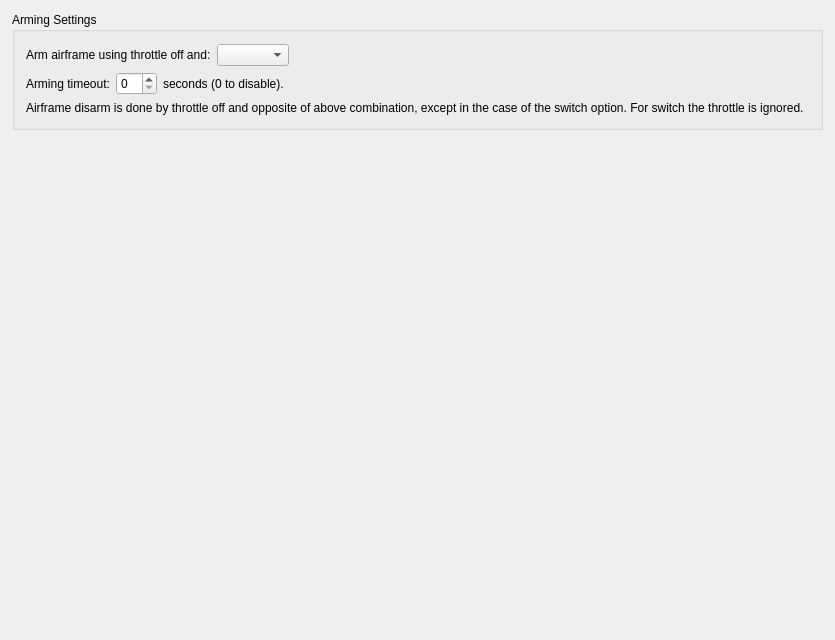
         <widget class="QWidget" name="scrollAreaWidgetContents_2">
          <property name="geometry">
           <rect>
            <x>0</x>
            <y>0</y>
            <width>835</width>
            <height>640</height>
           </rect>
          </property>
          <layout class="QVBoxLayout" name="verticalLayout_2">
           <property name="margin">
            <number>12</number>
           </property>
           <item>
            <widget class="QGroupBox" name="groupBox_6">
             <property name="title">
              <string>Arming Settings</string>
             </property>
             <layout class="QVBoxLayout" name="verticalLayout_7">
              <property name="leftMargin">
               <number>11</number>
              </property>
              <property name="topMargin">
               <number>12</number>
              </property>
              <property name="rightMargin">
               <number>12</number>
              </property>
              <property name="bottomMargin">
               <number>12</number>
              </property>
              <item>
               <layout class="QHBoxLayout" name="horizontalLayout">
                <item>
                 <widget class="QLabel" name="label_17">
                  <property name="font">
                   <font>
                    <weight>50</weight>
                    <bold>false</bold>
                   </font>
                  </property>
                  <property name="text">
                   <string>Arm airframe using throttle off and:</string>
                  </property>
                 </widget>
                </item>
                <item>
                 <widget class="QComboBox" name="armControl">
                  <property name="focusPolicy">
                   <enum>Qt::StrongFocus</enum>
                  </property>
                  <property name="toolTip">
                   <string>Indicate the control used for arming the airframe, in addition to setting the throttle to its minimum position. In other terms &quot;Throttle Off&quot;.</string>
                  </property>
                 </widget>
                </item>
                <item>
                 <spacer name="horizontalSpacer">
                  <property name="orientation">
                   <enum>Qt::Horizontal</enum>
                  </property>
                  <property name="sizeHint" stdset="0">
                   <size>
                    <width>40</width>
                    <height>20</height>
                   </size>
                  </property>
                 </spacer>
                </item>
               </layout>
              </item>
              <item>
               <layout class="QHBoxLayout" name="horizontalLayout_2">
                <item>
                 <widget class="QLabel" name="label_18">
                  <property name="text">
                   <string>Arming timeout:</string>
                  </property>
                 </widget>
                </item>
                <item>
                 <widget class="QSpinBox" name="armTimeout">
                  <property name="focusPolicy">
                   <enum>Qt::StrongFocus</enum>
                  </property>
                  <property name="toolTip">
                   <string>After the time indicated here, the frame go back to disarmed state.
Set to 0 to disable (recommended for soaring fixed wings).</string>
                  </property>
                  <property name="maximum">
                   <number>64</number>
                  </property>
                 </widget>
                </item>
                <item>
                 <widget class="QLabel" name="label_19">
                  <property name="text">
                   <string>seconds (0 to disable).</string>
                  </property>
                 </widget>
                </item>
                <item>
                 <spacer name="horizontalSpacer_2">
                  <property name="orientation">
                   <enum>Qt::Horizontal</enum>
                  </property>
                  <property name="sizeHint" stdset="0">
                   <size>
                    <width>40</width>
                    <height>20</height>
                   </size>
                  </property>
                 </spacer>
                </item>
               </layout>
              </item>
              <item>
               <widget class="QLabel" name="label_3">
                <property name="text">
                 <string>Airframe disarm is done by throttle off and opposite of above combination, except in the case of the switch option. For switch the throttle is ignored.</string>
                </property>
                <property name="wordWrap">
                 <bool>true</bool>
                </property>
               </widget>
              </item>
             </layout>
            </widget>
           </item>
           <item>
            <spacer name="verticalSpacer">
             <property name="orientation">
              <enum>Qt::Vertical</enum>
             </property>
             <property name="sizeHint" stdset="0">
              <size>
               <width>20</width>
               <height>467</height>
              </size>
             </property>
            </spacer>
           </item>
          </layout>
         </widget>
